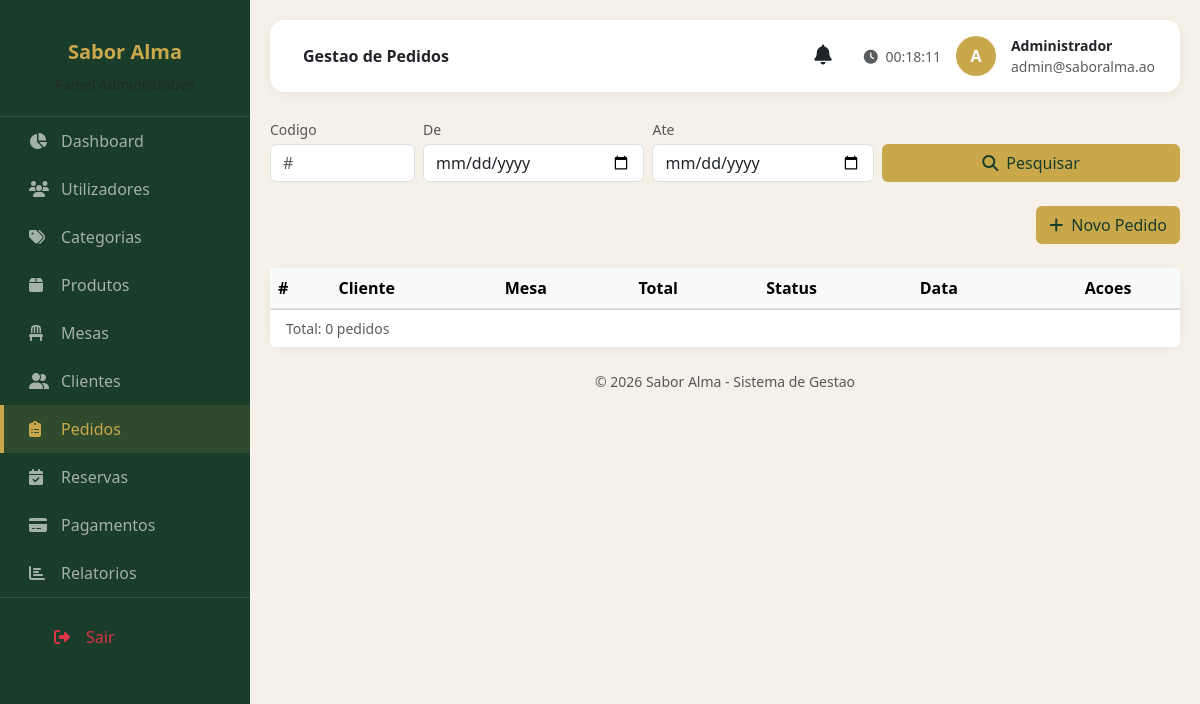
The app's page /views/admin/pedidos.php (signed in) with its own data.
### tables this page shows
CREATE TABLE utilizadores (
    id INT AUTO_INCREMENT PRIMARY KEY,
    perfil_id INT NOT NULL,
    nome VARCHAR(100) NOT NULL,
    email VARCHAR(150) NOT NULL UNIQUE,
    senha VARCHAR(255) NOT NULL,
    telefone VARCHAR(20),
    estado ENUM('Ativo', 'Inativo') NOT NULL DEFAULT 'Ativo',
    token_recuperacao VARCHAR(100),
    token_recuperacao_expira DATETIME,
    lembrar_selector VARCHAR(20),
    lembrar_validador_hash VARCHAR(64),
    lembrar_expira DATETIME,
    criado_em DATETIME NOT NULL DEFAULT CURRENT_TIMESTAMP,
    FOREIGN KEY (perfil_id) REFERENCES perfis(id) ON DELETE RESTRICT
);

### config/Sessao.php (called while the page is built, shortened)
<?php
class Sessao
{
    public static function utilizadorAtual(): ?array
    {
        return $_SESSION['utilizador'] ?? null;
    }
    public static function exigirPerfil(string ...$perfis): array
    {
        $utilizador = self::utilizadorAtual();
        return $utilizador;
    }
}

### models/Model.php (called while the page is built, shortened)
<?php
abstract class Model
{
    protected PDO $pdo;
    protected string $tabela;
    public function __construct()
    {
        $this->pdo = Database::getConexao();
    }
    public function buscarPorId(int $id): array|false
    {
        $stmt = $this->pdo->prepare("SELECT * FROM {$this->tabela} WHERE id = ?");
        $stmt->execute([$id]);
        return $stmt->fetch();
    }
}

### config/Database.php (called while the page is built, shortened)
<?php
class Database
{
    private static ?PDO $conexao = null;
    public static function getConexao(): PDO
    {
        if (self::$conexao === null) {
            $config = require __DIR__ . '/config.php';
            $dsn = "mysql:host={$config['host']};dbname={$config['nome']};charset={$config['charset']}";
            self::$conexao = new PDO($dsn, $config['utilizador'], $config['senha'], [
                PDO::ATTR_ERRMODE => PDO::ERRMODE_EXCEPTION,
                PDO::ATTR_DEFAULT_FETCH_MODE => PDO::FETCH_ASSOC,
                PDO::ATTR_EMULATE_PREPARES => false,
            ]);
        }
        return self::$conexao;
    }
}

### inicializar.php (called while the page is built, shortened)
<?php
require_once __DIR__ . '/config/Database.php';
require_once __DIR__ . '/config/Sessao.php';
require_once __DIR__ . '/config/Validador.php';
require_once __DIR__ . '/models/Model.php';
if (Sessao::estaLogado()) {
    $utilizadorSessao = (new UsuarioModel())->buscarPorId(Sessao::utilizadorAtual()['id']);
}

### config/Validador.php (called while the page is built, shortened)
<?php
class Validador
{
    public static function texto(?string $valor): string
    {
        return trim($valor ?? '');
    }
    public static function inteiro(mixed $valor): int|false
    {
        return filter_var($valor, FILTER_VALIDATE_INT);
    }
}

### models/PedidoModel.php (called while the page is built, shortened)
<?php
require_once __DIR__ . '/Model.php';
class PedidoModel extends Model
{
    public function todosComDetalhes(?int $codigo = null, ?string $dataInicio = null, ?string $dataFim = null, int $pagina = 1, int $porPagina = 10): array
    {
        $condicoes = 'WHERE 1 = 1';
        $parametros = [];
        $totalStmt = $this->pdo->prepare("SELECT COUNT(*) FROM pedidos p $condicoes");
        $totalStmt->execute($parametros);
        $total = (int) $totalStmt->fetchColumn();
        $pagina = max(1, $pagina);
        $porPagina = max(1, $porPagina);
        $offset = ($pagina - 1) * $porPagina;
        $sql = "SELECT p.*, m.numero AS mesa_numero, c.nome AS cliente_nome
                FROM pedidos p
                JOIN mesas m ON m.id = p.mesa_id
                LEFT JOIN clientes c ON c.id = p.cliente_id
                $condicoes
                ORDER BY p.criado_em DESC
                LIMIT $porPagina OFFSET $offset";
        $stmt = $this->pdo->prepare($sql);
        $stmt->execute($parametros);
        $pedidos = $stmt->fetchAll();
        return [
            'pedidos' => $pedidos,
            'total' => $total,
            'totalPaginas' => max(1, (int) ceil($total / $porPagina)),
            'paginaAtual' => $pagina,
        ];
    }
}

### views/admin/pedidos.php (the view, shortened to what this page needs)
<?php
require_once __DIR__ . "/../../inicializar.php";
$utilizadorLogado = Sessao::exigirPerfil("Administrador", "Operador");
$pedidoModel = new PedidoModel();
$pesquisaCodigo = Validador::inteiro($_GET['codigo'] ?? '') ?: null;
$pesquisaDataInicio = Validador::texto($_GET['data_inicio'] ?? '') ?: null;
$pesquisaDataFim = Validador::texto($_GET['data_fim'] ?? '') ?: null;
$paginaAtual = Validador::inteiro($_GET['pagina'] ?? '') ?: 1;
$resultado = $pedidoModel->todosComDetalhes($pesquisaCodigo, $pesquisaDataInicio, $pesquisaDataFim, $paginaAtual, 10);
?>
<!DOCTYPE html>
<html lang="pt">
<head>
    <link href="https://cdn.jsdelivr.net/npm/bootstrap@5.3.0/dist/css/bootstrap.min.css" rel="stylesheet">
    <link rel="stylesheet" href="https://cdnjs.cloudflare.com/ajax/libs/font-awesome/6.4.0/css/all.min.css">
    <link rel="stylesheet" href="../../assets/css/admin.css">
</head>
<body>
    <div class="sidebar" id="sidebar">
        <div class="logo">
            <h5 style="color: #c9a84c;">Sabor Alma</h5>
            <small class="text-muted">Painel Administrativo</small>
        </div>
        <nav>
            <a href="dashboard.php" class="menu-item"><i class="fas fa-chart-pie"></i> Dashboard</a>
            <a href="utilizadores.php" class="menu-item"><i class="fas fa-users"></i> Utilizadores</a>
            <a href="categorias.php" class="menu-item"><i class="fas fa-tags"></i> Categorias</a>
            <a href="produtos.php" class="menu-item"><i class="fas fa-box"></i> Produtos</a>
            <a href="mesas.php" class="menu-item"><i class="fas fa-chair"></i> Mesas</a>
            <a href="clientes.php" class="menu-item"><i class="fas fa-user-friends"></i> Clientes</a>
            <a href="pedidos.php" class="menu-item active"><i class="fas fa-clipboard-list"></i> Pedidos</a>
            <a href="reservas.php" class="menu-item"><i class="fas fa-calendar-check"></i> Reservas</a>
            <a href="pagamentos.php" class="menu-item"><i class="fas fa-credit-card"></i> Pagamentos</a>
            <a href="relatorios.php" class="menu-item"><i class="fas fa-chart-bar"></i> Relatorios</a>
        </nav>
        <div style="border-top: 1px solid rgba(255,255,255,0.1); padding: 15px 25px;">
            <a href="../cliente/login.php" class="menu-item text-danger" onclick="logout()">
                <i class="fas fa-sign-out-alt"></i> Sair
            </a>
        </div>
    </div>
    <div class="main-content">
        <div class="top-navbar">
            <div>
                <span class="fw-semibold ms-2">Gestao de Pedidos</span>
            </div>
            <div class="user-info">
                <?php include __DIR__ . '/_notificacoes-bell.php'; ?>
                <span class="text-muted small d-none d-md-inline">
                    <i class="fas fa-clock me-1"></i> <span id="relogio"></span>
                </span>
                <div class="avatar"><?= htmlspecialchars(strtoupper(substr($utilizadorLogado['nome'], 0, 1))) ?></div>
                <div class="d-none d-sm-block">
                    <div class="fw-semibold small"><?= htmlspecialchars($utilizadorLogado['nome']) ?></div>
                    <div class="text-muted small"><?= htmlspecialchars($utilizadorLogado['email']) ?></div>
                </div>
            </div>
        </div>
        <form method="get" class="row g-2 mb-4 align-items-end">
            <div class="col-md-2">
                <label class="form-label small text-muted mb-1">Codigo</label>
                <input type="number" name="codigo" class="form-control" placeholder="#" value="<?= htmlspecialchars((string) ($pesquisaCodigo ?? '')) ?>">
            </div>
            <div class="col-md-3">
                <label class="form-label small text-muted mb-1">De</label>
                <input type="date" name="data_inicio" class="form-control" value="<?= htmlspecialchars($pesquisaDataInicio ?? '') ?>">
            </div>
            <div class="col-md-3">
                <label class="form-label small text-muted mb-1">Ate</label>
                <input type="date" name="data_fim" class="form-control" value="<?= htmlspecialchars($pesquisaDataFim ?? '') ?>">
            </div>
            <div class="col-md-4 d-flex gap-2">
                <button type="submit" class="btn flex-grow-1" style="background: #c9a84c; color: #1a3c2a;">
                    <i class="fas fa-search me-1"></i> Pesquisar
                </button>
            </div>
        </form>
        <div class="row g-3 mb-4">
            <div class="col-12 text-md-end">
                <button class="btn" style="background: #c9a84c; color: #1a3c2a;" onclick="abrirModalPedido()">
                    <i class="fas fa-plus me-1"></i> Novo Pedido
                </button>
            </div>
        </div>
        <div class="card card-dashboard p-0">
            <div class="table-responsive">
                <table class="table table-hover mb-0">
                    <thead class="table-light">
                        <tr>
                            <th>#</th>
                            <th>Cliente</th>
                            <th>Mesa</th>
                            <th>Total</th>
                            <th>Status</th>
                            <th>Data</th>
                            <th class="text-center">Acoes</th>
                        </tr>
                    </thead>
                </table>
            </div>
            <div class="card-footer bg-white d-flex justify-content-between align-items-center flex-wrap gap-2">
                <span class="text-muted small" id="totalPedidos">Total: <?= $resultado['total'] ?> pedidos</span>
            </div>
        </div>
        <footer class="text-center text-muted small mt-4">&copy; 2026 Sabor Alma - Sistema de Gestao</footer>
    </div>
</body>
</html>

### assets/css/admin.css (style rules this page uses)
:root { --verde-escuro: #1a3c2a; --dourado: #c9a84c; --creme: #f5f0e8; }
* { margin: 0; padding: 0; box-sizing: border-box; }
body { font-family: 'Segoe UI', Tahoma, Geneva, Verdana, sans-serif; background: var(--creme); }
.sidebar { position: fixed; top: 0; left: 0; height: 100vh; width: 250px; background: var(--verde-escuro); padding: 20px 0; overflow-y: auto; z-index: 1000; transition: transform 0.3s ease; }
.sidebar .logo { text-align: center; padding: 20px; border-bottom: 1px solid rgba(255,255,255,0.1); }
.sidebar .logo h5 { color: var(--dourado); font-weight: 700; }
.sidebar .logo small { color: rgba(255,255,255,0.5); }
.sidebar .menu-item { display: flex; align-items: center; padding: 12px 25px; color: rgba(255,255,255,0.6); text-decoration: none; gap: 12px; transition: all 0.3s; border-left: 4px solid transparent; }
.sidebar .menu-item.active { background: rgba(201, 168, 76, 0.12); color: var(--dourado); border-left-color: var(--dourado); }
.sidebar .menu-item i { width: 20px; }
.sidebar .menu-item.text-danger { color: #dc3545 !important; }
.main-content { margin-left: 250px; padding: 20px; min-height: 100vh; transition: margin-left 0.3s ease; }
.top-navbar { background: white; padding: 15px 25px; border-radius: 14px; box-shadow: 0 2px 12px rgba(0,0,0,0.06); display: flex; justify-content: space-between; align-items: center; margin-bottom: 25px; }
.top-navbar .user-info { display: flex; align-items: center; gap: 15px; }
.top-navbar .avatar { width: 40px; height: 40px; border-radius: 50%; background: var(--dourado); color: white; display: flex; align-items: center; justify-content: center; font-weight: 700; }
.card-dashboard { border: none; border-radius: 16px; box-shadow: 0 2px 12px rgba(0,0,0,0.06); background: white; transition: all 0.3s; }

### records on screen
utilizadores: nome "A", nome "Administrador", email "admin@saboralma.ao"

### other values on screen
$resultado['total'] "0"
